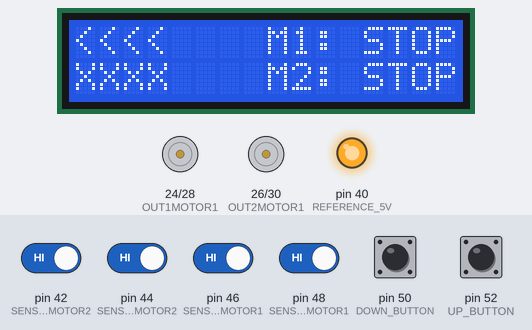
Simulated run of this sketch. Board: Arduino Mega 2560, built with avr-gcc and run on an emulated ATmega2560. Parts: 16×2 character LCD, motor-driver pin pairs drawn as motors (green arrow = first pin HIGH = forward, orange = second pin HIGH = backward, longer = more drive), output pins drawn as LEDs (lit = HIGH). Inputs (shaded band) come from the test bench; at power-on: pin 42 (SENSOR_BOTON_MOTOR2), pin 44 (SENSOR_TOP_MOTOR2), pin 46 (SENSOR_BOTON_MOTOR1), pin 48 (SENSOR_TOP_MOTOR1), pin 52 (UP_BUTTON) HIGH, pin 50 (DOWN_BUTTON) LOW.

Above: at 1.2 s.
1.3 s: pin 42 (SENSOR_BOTON_MOTOR2) driven LOW
At 2.2 s:
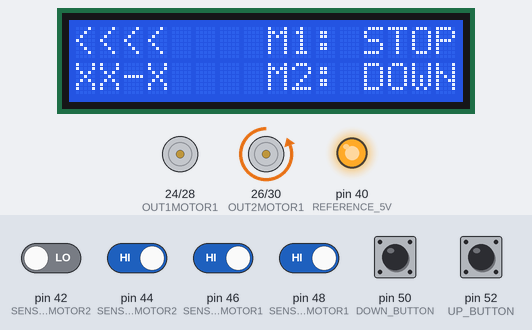
2.9 s: pin 44 (SENSOR_TOP_MOTOR2) driven LOW
At 3.4 s:
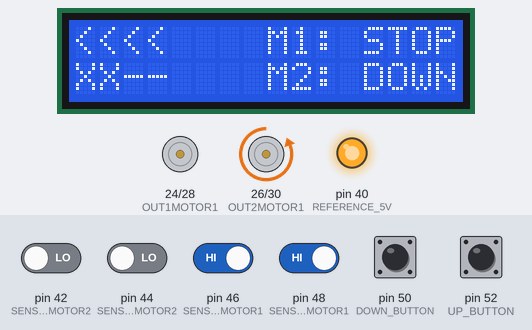
4.4 s: pin 52 (UP_BUTTON) pulled LOW for 0.15 s
At 4.59 s:
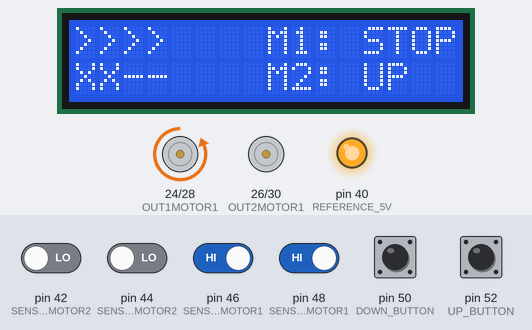
6.1 s: pin 46 (SENSOR_BOTON_MOTOR1) driven LOW
At 6.6 s:
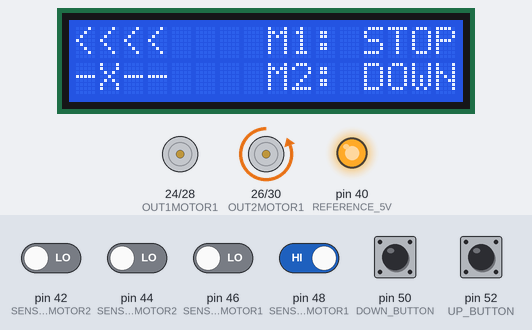
7.7 s: pin 42 (SENSOR_BOTON_MOTOR2) driven HIGH
At 8.9 s:
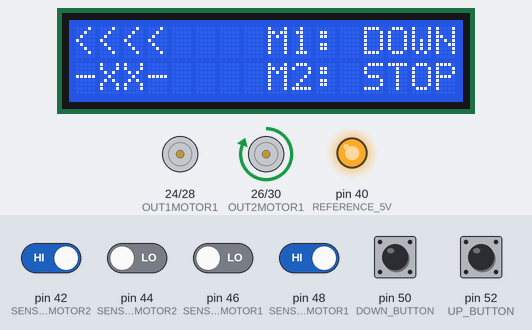
9.2 s: pin 48 (SENSOR_TOP_MOTOR1) driven LOW
At 10.2 s:
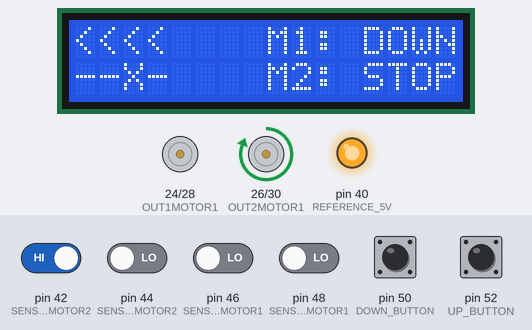
Timing chart, 0 to 11.7 s (numbered marks = the images above; inputs shaded):
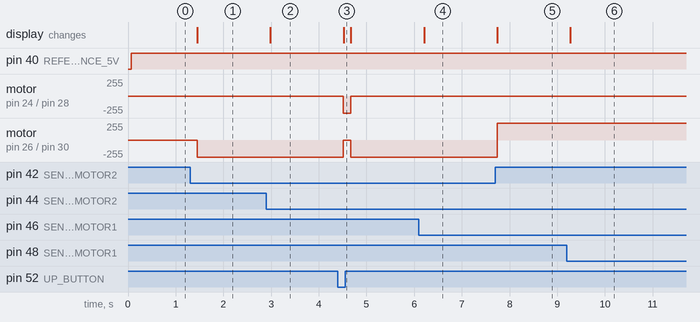

The sketch:

poltrona.ino
```cpp
/*
    Versao...: 1.4
    Data.....: 28/11/2021
    Autor....: Sidney Visentini
             _
            | |
           _| |_
          |     |  sensorCimaMotor2
          |     |
          |  2  |
          |     |  sensorBaixoMotor2
          -------

             _
            | |
           _| |_
          |     |  sensorCimaMotor1
          |     |
          |  1  |
          |     |  sensorBaixoMotor1
          -------


*/

#include <LiquidCrystal.h>
const int rs = 8, en = 9, d4 = 4, d5 = 5, d6 = 6, d7 = 7;
LiquidCrystal lcd(rs, en, d4, d5, d6, d7);


// Button State
const int ACTIVE = 0;

// Sensor State
const int PRESENT = 1;
const int OUT     = 0;

// Inputs
int UP_BUTTON    = 52;   //  -> Botao de Subir
int DOWN_BUTTON  = 50;   //  -> Botao de Descer

int SENSOR_BOTON_MOTOR1 = 46;
int SENSOR_TOP_MOTOR1   = 48;
int SENSOR_BOTON_MOTOR2 = 42;
int SENSOR_TOP_MOTOR2   = 44;

// Outputs
int OUT1MOTOR1 = 24;
int OUT2MOTOR1 = 26;
int OUT1MOTOR2 = 28;
int OUT2MOTOR2 = 30;

int REFERENCE_5V = 40;

void setup() {
  // set up the LCD's number of columns and rows:
  lcd.begin(16, 2);
  // Print a message to the LCD.
  lcd.print("----    M1: 0 0 ");   // 12,0  14,0
  lcd.setCursor(0, 1);
  lcd.print("----    M2: 0 0 ");   // 12,1  14,1

  // Output motor pins
  pinMode(OUT1MOTOR1, OUTPUT);
  pinMode(OUT2MOTOR1, OUTPUT);
  pinMode(OUT1MOTOR2, OUTPUT);
  pinMode(OUT2MOTOR2, OUTPUT);
  pinMode(REFERENCE_5V, OUTPUT);

  // Input Buttons
  pinMode(UP_BUTTON, INPUT);
  pinMode(DOWN_BUTTON, INPUT);

  // Input Sensors
  pinMode(SENSOR_BOTON_MOTOR1, INPUT);
  pinMode(SENSOR_TOP_MOTOR1, INPUT);
  pinMode(SENSOR_BOTON_MOTOR2, INPUT);
  pinMode(SENSOR_TOP_MOTOR2, INPUT);
}

void loop() {

  digitalWrite(REFERENCE_5V, HIGH);

  if (digitalRead(UP_BUTTON) == ACTIVE){
      lcd.setCursor(0, 0);
      lcd.print(">>>>");
      upMoviment();
  } else {
      if (digitalRead(DOWN_BUTTON) == ACTIVE){
           lcd.setCursor(0, 0);
           lcd.print("<<<<");
           downMoviment();
      } else {
           lcd.setCursor(0, 0);
           lcd.print("----");
           stopMoviment();
      }
  }


  // ===========================================================

  showMotorData();
  showSensorData();

  delay(150);

}

void upMoviment(){
  if (digitalRead(SENSOR_TOP_MOTOR1) == OUT){
      stopMotor2();
      upMotor1();
  }
  else{
      stopMotor1();
      upMotor2();
  }
}

void downMoviment(){
  if (digitalRead(SENSOR_BOTON_MOTOR2) == OUT){
      stopMotor1();
      downMotor2();
  }
  else{
      stopMotor2();
      downMotor1();
  }
}

void stopMoviment(){
  stopMotor1();
  stopMotor2();
}

void upMotor1(){
  if (digitalRead(SENSOR_TOP_MOTOR1) == OUT){
      digitalWrite(OUT1MOTOR1, HIGH);
      digitalWrite(OUT2MOTOR1, LOW);
  } else {
    stopMotor1();
    upMotor2();
  }
}

void downMotor1(){
  if (digitalRead(SENSOR_BOTON_MOTOR1) == OUT){
      digitalWrite(OUT1MOTOR1, LOW);
      digitalWrite(OUT2MOTOR1, HIGH);
  } else {
    stopMotor1();
  }
}

void stopMotor1(){
  digitalWrite(OUT1MOTOR1, LOW);
  digitalWrite(OUT2MOTOR1, LOW);
}

void upMotor2(){
  if (digitalRead(SENSOR_TOP_MOTOR2) == OUT){
      digitalWrite(OUT1MOTOR2, HIGH);
      digitalWrite(OUT2MOTOR2, LOW);
  } else {
    stopMotor2();
  }
}

void downMotor2(){
  if (digitalRead(SENSOR_BOTON_MOTOR2) == OUT){
      digitalWrite(OUT1MOTOR2, LOW);
      digitalWrite(OUT2MOTOR2, HIGH);
  } else {
    stopMotor2();
    downMotor1();
  }
}

void stopMotor2(){
  digitalWrite(OUT1MOTOR2, LOW);
  digitalWrite(OUT2MOTOR2, LOW);
}

void showMotorData(){

    if (digitalRead(OUT1MOTOR1) == 0 and digitalRead(OUT2MOTOR1) == 0){
      lcd.setCursor(12, 0);
      lcd.print("STOP ");
    }
    if (digitalRead(OUT1MOTOR1) == 1 and digitalRead(OUT2MOTOR1) == 0){
      lcd.setCursor(12, 0);
      lcd.print("UP   ");
    }
    if (digitalRead(OUT1MOTOR1) == 0 and digitalRead(OUT2MOTOR1) == 1){
      lcd.setCursor(12, 0);
      lcd.print("DOWN ");
    }

    if (digitalRead(OUT1MOTOR2) == 0 and digitalRead(OUT2MOTOR2) == 0){
      lcd.setCursor(12, 1);
      lcd.print("STOP ");
    }
    if (digitalRead(OUT1MOTOR2) == 1 and digitalRead(OUT2MOTOR2) == 0){
      lcd.setCursor(12, 1);
      lcd.print("UP   ");
    }
    if (digitalRead(OUT1MOTOR2) == 0 and digitalRead(OUT2MOTOR2) == 1){
      lcd.setCursor(12, 1);
      lcd.print("DOWN ");
    }

}

void showSensorData(){
    if (digitalRead(SENSOR_BOTON_MOTOR1) == PRESENT){ lcd.setCursor(0, 1);  lcd.print("X");  } else {lcd.setCursor(0, 1);  lcd.print("-");  }
    if (digitalRead(SENSOR_TOP_MOTOR1)   == PRESENT){ lcd.setCursor(1, 1);  lcd.print("X");  } else {lcd.setCursor(1, 1);  lcd.print("-");  }
    if (digitalRead(SENSOR_BOTON_MOTOR2) == PRESENT){ lcd.setCursor(2, 1);  lcd.print("X");  } else {lcd.setCursor(2, 1);  lcd.print("-");  }
    if (digitalRead(SENSOR_TOP_MOTOR2)   == PRESENT){ lcd.setCursor(3, 1);  lcd.print("X");  } else {lcd.setCursor(3, 1);  lcd.print("-");  }


}
```

Measured:
- after the input at 1.3 s, motor on pin 26 (OUT2MOTOR1) / pin 30 (OUT2MOTOR2): stopped → backward 255/255 after 0.15 s; the display: changes after 0.15 s (image 1)
- after the input at 2.9 s, the display: changes after 0.09 s (image 2)
- after the input at 4.4 s, motor on pin 24 (OUT1MOTOR1) / pin 28 (OUT1MOTOR2): stopped → backward 255/255 after 0.12 s, → stopped 0.15 s later; motor on pin 26 (OUT2MOTOR1) / pin 30 (OUT2MOTOR2): backward 255/255 → stopped after 0.12 s, → backward 255/255 0.15 s later; the display: changes after 0.12 s (image 3)
- after the input at 6.1 s, the display: changes after 0.11 s (image 4)
- after the input at 7.7 s, motor on pin 26 (OUT2MOTOR1) / pin 30 (OUT2MOTOR2): backward 255/255 → forward 255/255 at once; the display: changes at once (image 5)
- after the input at 9.2 s, the display: changes after 0.07 s (image 6)
